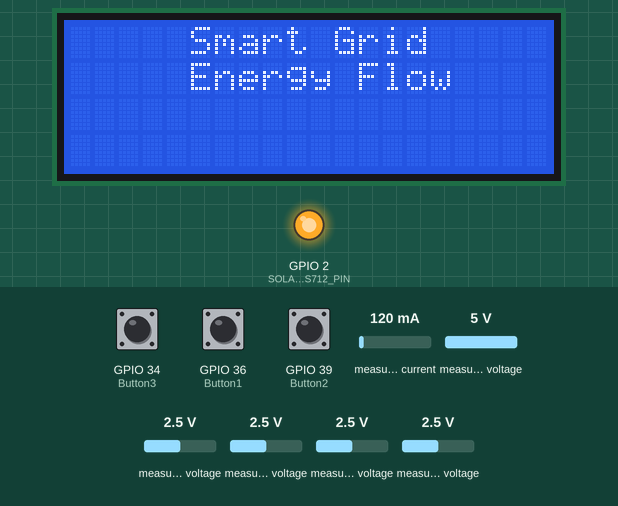
Recording of a sketch running on a simulated ESP32. Shown: 20×4 character LCD, output pins drawn as LEDs (lit = HIGH). The inputs (shaded band) are chosen by the test bench; at power-on: measured voltage 2.5 V, measured current 120 mA, measured voltage 5 V, GPIO 34 (Button3) HIGH, GPIO 36 (Button1) HIGH, GPIO 39 (Button2) HIGH. WiFi joins after 1.5 s; servers stay silent unless stated; uploads are accepted with an empty reply; the local clock reads 2024-03-15 10:24:30 at power-on unless the sketch sets it; what the sketch prints to the serial monitor is not drawn.

Above: at 1.6 s.
At 11.6 s:
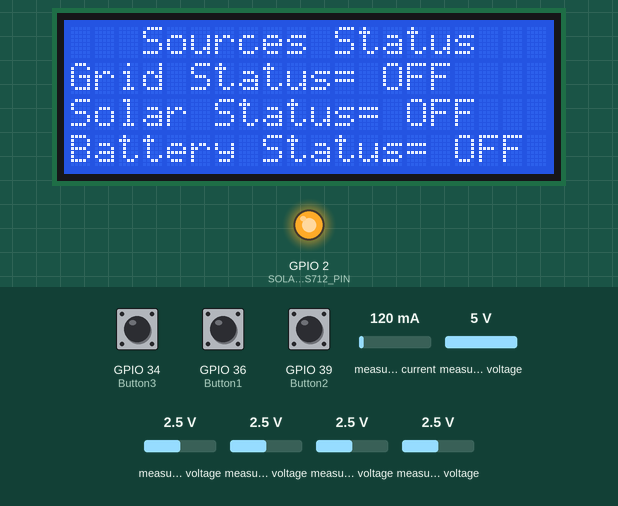
11.7 s: measured voltage (sensor 200) set to 0.1 V
25.7 s: measured current set to 40 mA
At 37.6 s:
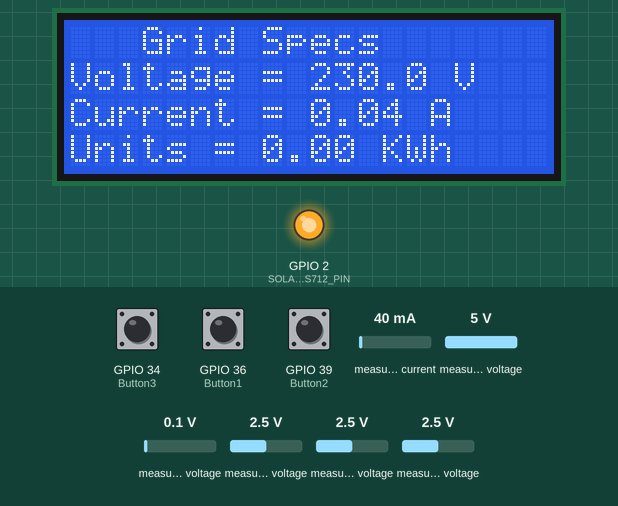
37.9 s: measured voltage (sensor 0) set to 0.3 V
51.9 s: measured voltage (sensor 201) set to 0.1 V
At 63.0 s:
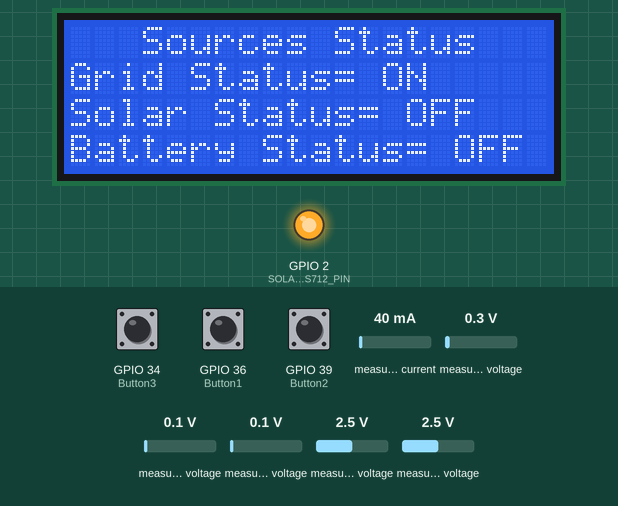
63.4 s: measured voltage (sensor 200) set to 1.2 V
At 80.1 s:
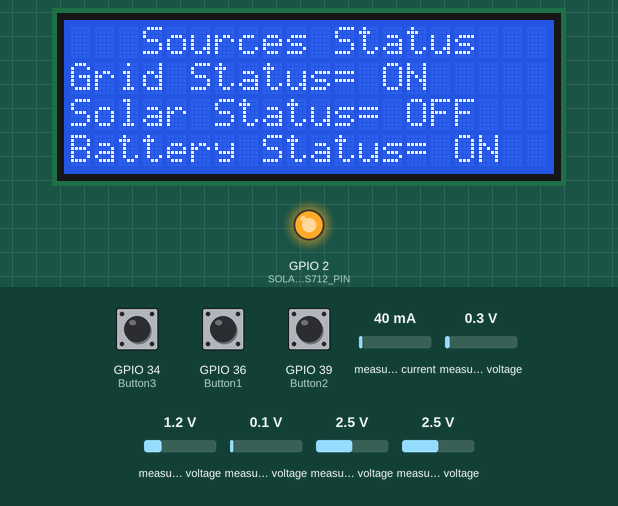
Timing chart, 0 to 81.6 s (numbered marks = the images above; inputs shaded):
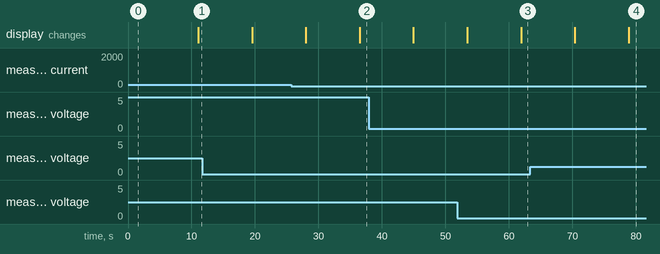

The sketch:

ESP32_Final_Program.ino
```cpp
#define sendInterval 1000  // FIREBASE DATA SENDING TIMEOUT

#include "Config.h"

// ***********************************************************************************
void setup() {
  Init();
  Serial.begin(115200);
  Serial2.begin(9600, SERIAL_8N1, RXD2, TXD2);
  adsInit();
  Serial.println("Serial OK.");

  initWiFi();
  client.setInsecure();  // Use insecure mode for HTTPS
  initFirebase();
  read_RTDB();
  // read_Datalogger();

  // Init and get the time
  configTime(gmtOffset_sec, daylightOffset_sec, ntpServer);
  printLocalTime();
  delay(1000);
  Serial.println("Smart Grid FYP");
}

void loop() {
  currentMillis = millis();
  HybridEMS();  // Source Priority based LMS

  if (currentMillis - sendDataPrevMillis > 2500) {
    scanCT(300);
    Scan_Solar_Battery();
    scanPzem();
    lcdUpdate();
    Write();
    // WriteEnergy();
    sendDataPrevMillis = currentMillis;
  }
  if (currentMillis - lastMillis > 60000 && scanNTP()) {
    lastMillis = currentMillis;
    int index = dayOfMonth - 1;  // day0-day29 = 30days
    logData(index);
  }
  delay(10);
}
// ***********************************************************************************

bool scanNTP() {
  int hour = 0;
  struct tm timeinfo;

  if (getLocalTime(&timeinfo)) {
    hour = timeinfo.tm_hour;
    dayOfMonth = timeinfo.tm_mday;
    int month = timeinfo.tm_mon;

    if (hour == 0 && !LastLogged) {
      return true;  // Midnight 12.00 am
    } else if (hour > 0 && LastLogged) {
      LastLogged = false;
    }
  } else {
    Serial.println("Failed to get time!");
  }
  return false;
}

// Function to log float data
void logData(int index) {
  LastLogged = true;

  // Get the next available index (circular buffer approach)
  if (index < MAX_ENTRIES) {  // Ensure we don't exceed the storage limit
    units[index] = Grid.units;
    WriteUnits(index);
    previousUnits = Grid.units;
  }
}
```

Def.h
```cpp
// https://randomnerdtutorials.com/esp32-save-data-permanently-preferences/
// https://simplyexplained.com/blog/Home-Energy-Monitor-ESP32-CT-Sensor-Emonlib/

#define Solar_ON_Limit 12.0  // 14.0
#define Battery_ON_Limit 9.0
#define Battery_40_Limit 9.7
#define Grid_ON_Limit 220.0

#define WiFiled 2

#define CT1 0
#define CT2 1
#define CT3 2

#define SSR1 25  // HIGH
#define SSR2 27  // NORMAL
#define SSR3 26  // LOW
#define SSR4 14

#define Button1 36
#define Button2 39
#define Button3 34
#define MODE_SW 35
#define SourceSW1 23
#define SourceSW2 18
#define SourceSW3 19

#define SOLAR_VOLTAGE_PIN 0
#define BATTERY_VOLTAGE_PIN 1
#define SOLAR_ACS712_PIN 2
#define BATTERY_ACS712_PIN 3
#define RXD2 16  // to TX of Pzem module
#define TXD2 17  // to RX of Pzem module

// VDR : R1=10k , R2=1k --> for voltage sensor
// VDR : R1=1k , R2=2k --> for acs712 sensor
/*
  1.  ADS1115 16-bit
    -> SOLAR DC VOLTAGE -- A0
    -> BATTERY DC VOLTAGE  -- A1
    -> SOLAR DC AMPS (ACS712-20A) -- A2
    -> BATTERY DC AMPS (ACS712-20A) -- A3

  2.  ADS1115 16-bit
    -> LOAD # 1 CT (ACS712-20A) -- A0
    -> LOAD # 2 CT (ACS712-20A) -- A1
    -> LOAD # 3 CT (ACS712-20A) -- A2

  4. PZEM-004Tv2
  5. LCD 20X4
  6. ESP32
  7. LOAD SWs (3) -- (VP,VN,G34,G35)
  8. LOAD SSRs (3) --  USING BC547 (25,26,27)
  9. AUTO/MANUAL SW
*/

#include <Preferences.h>
#include <Arduino.h>
#include <WiFi.h>
#include <HTTPClient.h>
#include <WiFiClientSecure.h>
#include <ArduinoJson.h>
#include <PZEM004Tv30.h>
#include <Wire.h>
#include <Adafruit_ADS1X15.h>
#include <LiquidCrystal_I2C.h>
#include "time.h"

#define MAX_ENTRIES 30
LiquidCrystal_I2C lcd(0x27, 20, 4);
Adafruit_ADS1115 ads1; /* Use this for the 16-bit version */
Adafruit_ADS1115 ads2; /* Use this for the 16-bit version */
PZEM004Tv30 Invpzem(Serial2, RXD2, TXD2, 0x07);
PZEM004Tv30 Gridpzem(Serial2, RXD2, TXD2, 0x01);
// PZEM004Tv30 Gridpzem(Serial2, RXD2, TXD2);
Preferences preferences;
WiFiClientSecure client;

unsigned long currentMillis = 0;
unsigned long sendDataPrevMillis = 0;
unsigned long readSWMillis = 0;
unsigned long lastMillis = 0;
bool swapScreen = false;

const char* ntpServer = "pool.ntp.org";
const long gmtOffset_sec = 18000;  // +5-GMT
const int daylightOffset_sec = 0;
int dayIndex, dayOfMonth = 0;
bool LastLogged = false;

/*
  Voltage= ADC value × FULL-SCALE VOLTAGE /  RESOLUTION
  where :
  FULL-SCALE VOLTAGE => 4.096V
  RESOLUTION => 2^16 / 2 = 32768 i.e MAX ADC VALUE => 32768
*/

// ADS1115 Settings
#define SENSOR_MAX_ANALOG 26400  // 3.30V
// #define SENSOR_MIN_ANALOG 13200  // 1.65V
#define SENSOR_MIN_ANALOG 0  // 0.0V
#define ADC_Ports 4          // 4 Channels for each ADS1115

float R1 = 10000.0, R2 = 1000.0;  // voltage sensor VDR
// For ACS712-20A (100mV/A)
const float sensitivity = 0.1;  // 100mV per Amp
const float Vref = 3.3;         // ADC reference voltage

// Insert your network credentials
#define WIFI_SSID "ECC"
#define WIFI_PASSWORD "12345678"

// Insert Firebase project API Key
const String API_KEY = "AIzaSyBdBDXyjPZMg1QEPDqb9t3xAkZvHcx5Zh8";  // Replace with your Firebase Auth Token
// Insert RTDB URLefine the RTDB URL */
const String DATABASE_URL = "https://homeenergymeter-490cf-default-rtdb.firebaseio.com/";  // Replace with your Firebase URL
bool signupOK = false;

struct EnergyMeter {
  float Tpower = 0.0;
  float voltage = 0.0;
  float Tamps = 0.0;
  float units = 0.0;
  float freq = 0.0;
  float pf = 0.0;
};

struct BasicParameters {
  float power = 0.0;
  float voltage = 0.0;
  float amps = 0.0;
  String state = "OFF";
};

BasicParameters LoadA;  // HIGH - SSR1
BasicParameters LoadB;  // Medium - SSR2
BasicParameters LoadC;  // LOW - SSR3
BasicParameters Solar;
BasicParameters Battery;

EnergyMeter Grid;
EnergyMeter InvOut;

// FIREBASE RTDB PARAMETERS
float Lunits = 0;
int Total = 0;
float units[MAX_ENTRIES] = { 0 };  // day0-day29 = 30days
float previousUnits = 0;

// Units pricing Slab
float unitRate_0 = 0;      // <200
float unitRate_200 = 0;    // >200 && <700
float unitRate_700 = 0;    // >700
float unitRate_PKHRS = 0;  // PEAK HRS
int PKHRS_0 = 0;           // START HR INDEX
int PKHRS_1 = 0;           // END HR INDEX
// float previousUnits = 0.0;  // Grid Units for DataLogging each day

// USER CONTROL FROM FIREBASE
bool SW1, SW2, SW3, modeSW = false;
String load1SW, load2SW, load3SW = "OFF";  // From Firebase
String Gridstate = "OFF";

// ACS712 CALIBRATION FOR AC CURRENT MEASUREMENT
#define ADC_COUNTS 32768
#define ICAL 10.0  // (Current Calibration Constant) = 1 / sensitivity = 1 / 0.1 = 10
#define SupplyVoltage 3300.0
// double I_RATIO = ICAL * (SupplyVoltage / ADC_COUNTS);  // -1.007
double I_RATIO = ICAL * ((SupplyVoltage / 1000.0) / (ADC_COUNTS));
```

Source omitted: Config.h (18054 bytes)

Measured:
- after the input at 25.7 s, the display: first differs from a run without the input after 10.8 s (image 2)
- after the input at 51.9 s, the display: first differs from a run without the input after 10.0 s (image 3)
- after the input at 63.4 s, the display: first differs from a run without the input after 15.5 s (image 4)
